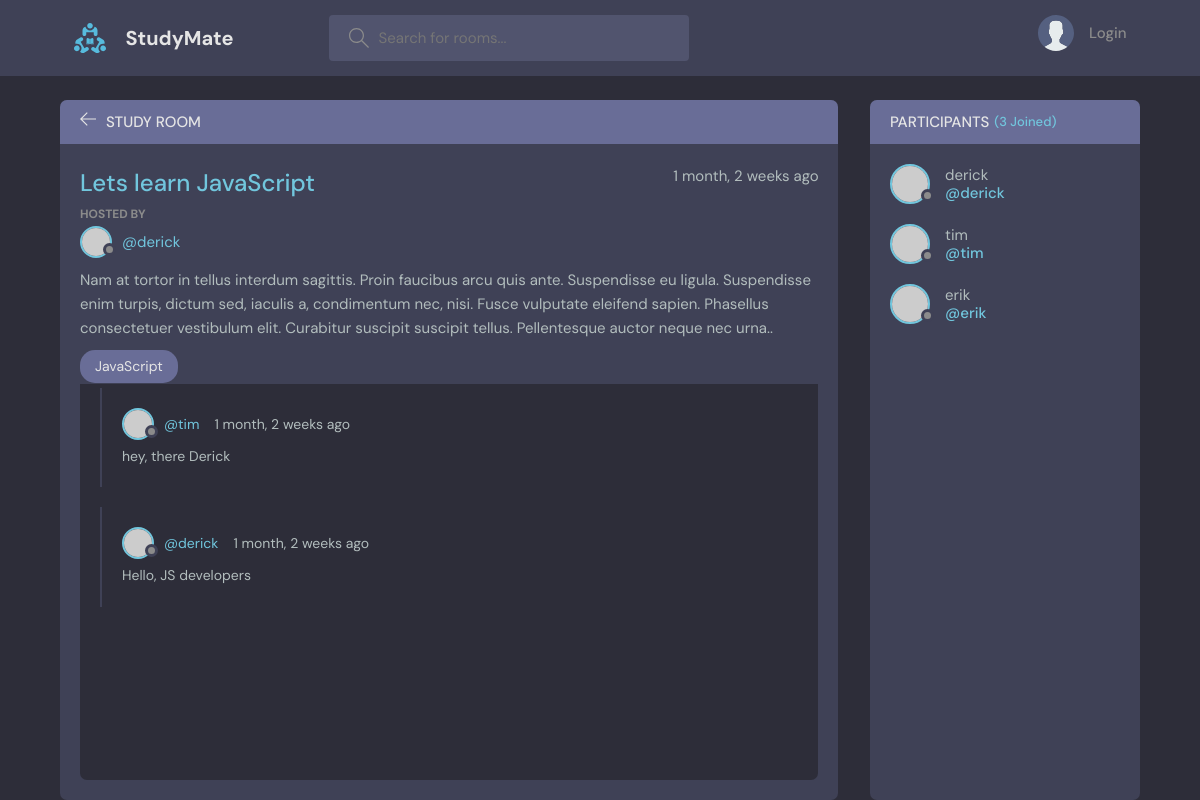
The page /room/1/ on the database its author committed.
### base/models.py (models this page shows, shortened)
class Room(models.Model):
    host = models.ForeignKey(User, on_delete=models.SET_NULL, null=True) # database table relationship
    topic=  models.ForeignKey(Topic, on_delete=models.SET_NULL, null=True)
    name = models.CharField(max_length=200)
    description = models.TextField(null=True, blank=True)
    participants = models.ManyToManyField(User, related_name='participants',blank=True)  # many to many relationship.
    updated = models.DateTimeField(auto_now=True) #updates each time an item is updated
    created = models.DateTimeField(auto_now_add=True) #runs ONLY once when an item is created in DB
    class Meta:
        ordering = ['-updated', '-created'] # '-' enables order by descending order(new first)

class Topic(models.Model):
    name = models.CharField(max_length=200)
    def __str__(self):
        return self.name

class Message(models.Model):
    user = models.ForeignKey(User, on_delete=models.CASCADE) # database table relationship
    room = models.ForeignKey(Room, on_delete=models.CASCADE)
    body = models.TextField()
    updated = models.DateTimeField(auto_now=True)
    created = models.DateTimeField(auto_now_add=True)
    class Meta:
        ordering = ['-updated', '-created'] # '-' enables order by descending order(new first)

### base/views.py (the view, shortened to what this page needs)
# urls.py: path('room/<str:pk>/', views.getRoom),
def room(request, pk):  #Dynamic route in Python
    room = Room.objects.get(id=pk)
    room_messages = room.message_set.all()  # gets all messages related to this room
    participants = room.participants.all()  # get all room participants
    context = {'room': room, 'room_messages': room_messages, 'participants':participants}
    return render(request, 'base/room.html', context)

### base/templates/base/room.html (shortened to what this page needs)
{% extends 'main.html' %} {% load static %} {% block content %}
<div>
  <div class="profile-page layout layout--2">
    <div class="container">
      <div class="room">
        <div class="room__top">
          <div class="room__topLeft">
            <a href="{% url 'home' %}">
              <svg
                version="1.1"
                xmlns="http://www.w3.org/2000/svg"
                width="32"
                height="32"
                viewBox="0 0 32 32"
              >
                <title>arrow-left</title>
                <path
                  d="M13.723 2.286l-13.723 13.714 13.719 13.714 1.616-1.611-10.96-10.96h27.625v-2.286h-27.625l10.965-10.965-1.616-1.607z"
                ></path>
              </svg>
            </a>
            <h3>Study Room</h3>
          </div>
        </div>
        <div class="room__box scroll">
          <div class="room__header scroll">
            <div class="room__info">
              <h3>{{room.name}}</h3>
              <span>{{room.created|timesince}} ago</span>
            </div>
            <div class="room__hosted">
              <p>Hosted By</p>
              <a href="{% url 'user-profile' room.host.id %}" class="room__author">
                <div class="avatar avatar--small">
                  <img src="https://randomuser.me/api/portraits/men/37.jpg" />
                </div>
                <span>@{{room.host.username}}</span>
              </a>
            </div>
            <div class="room__details">
            {{room.description}}
            </div>
            <span class="room__topics">{{room.topic}}</span>
          </div>
          <div class="room__conversation">
            <div class="threads scroll">
              {% for message in room_messages %}
              <div class="thread">
                <div class="thread__top">
                  <div class="thread__author">
                    <a href="{% url 'user-profile' message.user.id %}" class="thread__authorInfo">
                      <div class="avatar avatar--small">
                        <img
                          src="https://randomuser.me/api/portraits/men/37.jpg"
                        />
                      </div>
                      <span>@{{message.user.username}}</span>
                    </a>
                    <span class="thread__date">{{message.created|timesince}} ago</span>
                  </div>
                </div>
                <div class="thread__details">
                {{message.body}}
                </div>
              </div>
              {% endfor %}
            </div>
          </div>
        </div>
      </div>
      <div class="participants">
        <h3 class="participants__top">
          Participants <span>({{participants.count}} Joined)</span>
        </h3>
        <div class="participants__list scroll">
          {% for user in participants %}
            <a href="{% url 'user-profile' user.id %}" class="participant">
              <div class="avatar avatar--medium">
                <img src="https://randomuser.me/api/portraits/men/37.jpg" />
              </div>
              <p>
                {{user}}
                <span>@{{user.username}}</span>
              </p>
            </a>
          {% endfor %}
        </div>
      </div>
    </div>
  </div>
</div>
{% endblock content %}

### rows shown on the page
Room: name "Lets learn JavaScript", created "1 month, 2 weeks", host.username "derick", description "Nam at tortor in tellus interdum sagittis. Proin faucibus arcu quis ante. Suspendisse eu ligula. Suspendisse enim turpis, dictum sed, iaculis a, condimentum nec, nisi. Fusce vulputate eleifend sapien. Phasellus consectetuer vestibulum elit. Curabitur suscipit suscipit tellus. Pellentesque auctor neque nec urna..", topic "JavaScript"
Message: user.username "tim", created "1 month, 2 weeks", body "hey, there Derick"
Message: user.username "derick", created "1 month, 2 weeks", body "Hello, JS developers"

### other values the page prints
{{ participants.count }} "3"
{{ user }} "derick"
{{ user.username }} "derick"
{{ user }} "tim"
{{ user.username }} "tim"
{{ user }} "erik"
{{ user.username }} "erik"
